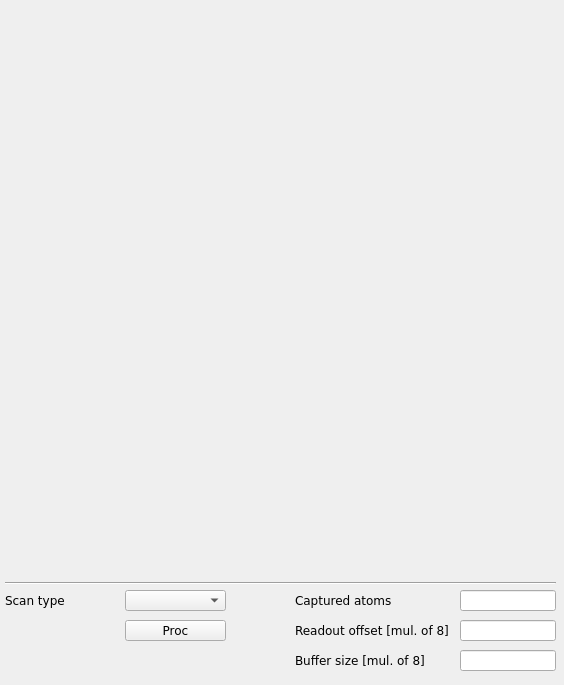
<?xml version="1.0" encoding="UTF-8"?>
<ui version="4.0">
 <class>ADC</class>
 <widget class="QMainWindow" name="ADC">
  <property name="geometry">
   <rect>
    <x>0</x>
    <y>0</y>
    <width>564</width>
    <height>685</height>
   </rect>
  </property>
  <property name="sizePolicy">
   <sizepolicy hsizetype="Minimum" vsizetype="Minimum">
    <horstretch>0</horstretch>
    <verstretch>0</verstretch>
   </sizepolicy>
  </property>
  <property name="windowTitle">
   <string/>
  </property>
  <widget class="QWidget" name="centralwidget">
   <widget class="caCartesianPlot" name="adc">
    <property name="geometry">
     <rect>
      <x>9</x>
      <y>9</y>
      <width>546</width>
      <height>561</height>
     </rect>
    </property>
    <property name="sizePolicy">
     <sizepolicy hsizetype="MinimumExpanding" vsizetype="MinimumExpanding">
      <horstretch>0</horstretch>
      <verstretch>2</verstretch>
     </sizepolicy>
    </property>
    <property name="font">
     <font>
      <family>Sans</family>
      <pointsize>8</pointsize>
     </font>
    </property>
    <property name="Title" stdset="0">
     <string notr="true">ADC data @ 250 MHz</string>
    </property>
    <property name="TitleX">
     <string notr="true">ADC samples</string>
    </property>
    <property name="TitleY">
     <string notr="true">ADC counts</string>
    </property>
    <property name="channels_1" stdset="0">
     <string notr="true">;$(BPM):adc.A</string>
    </property>
    <property name="color_1">
     <color>
      <red>255</red>
      <green>0</green>
      <blue>0</blue>
     </color>
    </property>
    <property name="channels_2" stdset="0">
     <string notr="true">;$(BPM):adc.B</string>
    </property>
    <property name="color_2">
     <color>
      <red>3</red>
      <green>0</green>
      <blue>255</blue>
     </color>
    </property>
    <property name="channels_3" stdset="0">
     <string notr="true">;$(BPM):adc.C</string>
    </property>
    <property name="color_3">
     <color>
      <red>31</red>
      <green>173</green>
      <blue>30</blue>
     </color>
    </property>
    <property name="channels_4" stdset="0">
     <string notr="true">;$(BPM):adc.D</string>
    </property>
    <property name="color_4">
     <color>
      <red>122</red>
      <green>12</green>
      <blue>114</blue>
     </color>
    </property>
    <property name="countNumOrChannel" stdset="0">
     <string notr="true"/>
    </property>
    <property name="triggerChannel" stdset="0">
     <string notr="true"/>
    </property>
    <property name="foreground">
     <color alpha="0">
      <red>255</red>
      <green>255</green>
      <blue>255</blue>
     </color>
    </property>
    <property name="gridColor">
     <color>
      <red>0</red>
      <green>0</green>
      <blue>0</blue>
     </color>
    </property>
    <property name="XaxisLimits">
     <string>0;100</string>
    </property>
    <property name="YaxisLimits">
     <string>-1000000;-900000</string>
    </property>
   </widget>
   <widget class="Line" name="line">
    <property name="geometry">
     <rect>
      <x>5</x>
      <y>575</y>
      <width>551</width>
      <height>16</height>
     </rect>
    </property>
    <property name="font">
     <font>
      <family>DejaVu Sans</family>
      <pointsize>9</pointsize>
     </font>
    </property>
    <property name="orientation">
     <enum>Qt::Horizontal</enum>
    </property>
   </widget>
   <widget class="QLabel" name="label_19">
    <property name="geometry">
     <rect>
      <x>295</x>
      <y>650</y>
      <width>156</width>
      <height>20</height>
     </rect>
    </property>
    <property name="font">
     <font>
      <family>DejaVu Sans</family>
      <pointsize>9</pointsize>
     </font>
    </property>
    <property name="text">
     <string>Buffer size [mul. of 8]</string>
    </property>
   </widget>
   <widget class="caTextEntry" name="adc_ngrp">
    <property name="geometry">
     <rect>
      <x>460</x>
      <y>650</y>
      <width>96</width>
      <height>21</height>
     </rect>
    </property>
    <property name="font">
     <font>
      <family>DejaVu Sans</family>
      <pointsize>10</pointsize>
     </font>
    </property>
    <property name="alignment">
     <set>Qt::AlignRight|Qt::AlignTrailing|Qt::AlignVCenter</set>
    </property>
    <property name="channel" stdset="0">
     <string notr="true">$(BPM):adc.NGRP</string>
    </property>
    <property name="maxValue">
     <double>10000.000000000000000</double>
    </property>
    <property name="minValue">
     <double>10.000000000000000</double>
    </property>
   </widget>
   <widget class="caMessageButton" name="camessagebutton">
    <property name="geometry">
     <rect>
      <x>125</x>
      <y>620</y>
      <width>101</width>
      <height>21</height>
     </rect>
    </property>
    <property name="font">
     <font>
      <family>DejaVu Sans</family>
      <pointsize>9</pointsize>
     </font>
    </property>
    <property name="text">
     <string>Proc</string>
    </property>
    <property name="flat">
     <bool>false</bool>
    </property>
    <property name="channel" stdset="0">
     <string notr="true">$(BPM):adc.PROC</string>
    </property>
    <property name="background">
     <color>
      <red>254</red>
      <green>217</green>
      <blue>188</blue>
     </color>
    </property>
    <property name="pressMessage">
     <string notr="true">1</string>
    </property>
   </widget>
   <widget class="QLabel" name="label_21">
    <property name="geometry">
     <rect>
      <x>5</x>
      <y>590</y>
      <width>101</width>
      <height>20</height>
     </rect>
    </property>
    <property name="font">
     <font>
      <family>DejaVu Sans</family>
      <pointsize>9</pointsize>
     </font>
    </property>
    <property name="styleSheet">
     <string notr="true">color: rgb(0, 0, 0);</string>
    </property>
    <property name="text">
     <string>Scan type</string>
    </property>
   </widget>
   <widget class="caMenu" name="adc_scan">
    <property name="geometry">
     <rect>
      <x>125</x>
      <y>590</y>
      <width>101</width>
      <height>21</height>
     </rect>
    </property>
    <property name="font">
     <font>
      <family>DejaVu Sans</family>
      <pointsize>9</pointsize>
     </font>
    </property>
    <property name="channel" stdset="0">
     <string notr="true">$(BPM):adc.SCAN</string>
    </property>
   </widget>
   <widget class="QLabel" name="label_23">
    <property name="geometry">
     <rect>
      <x>295</x>
      <y>590</y>
      <width>126</width>
      <height>20</height>
     </rect>
    </property>
    <property name="font">
     <font>
      <family>DejaVu Sans</family>
      <pointsize>9</pointsize>
     </font>
    </property>
    <property name="text">
     <string>Captured atoms</string>
    </property>
   </widget>
   <widget class="caTextEntry" name="tbtddcsynth_offs">
    <property name="geometry">
     <rect>
      <x>460</x>
      <y>620</y>
      <width>96</width>
      <height>21</height>
     </rect>
    </property>
    <property name="font">
     <font>
      <family>DejaVu Sans</family>
      <pointsize>10</pointsize>
     </font>
    </property>
    <property name="alignment">
     <set>Qt::AlignRight|Qt::AlignTrailing|Qt::AlignVCenter</set>
    </property>
    <property name="channel" stdset="0">
     <string notr="true">$(BPM):adc.OFFS</string>
    </property>
    <property name="fontScaleMode">
     <enum>caLineEdit::WidthAndHeight</enum>
    </property>
   </widget>
   <widget class="caTextEntry" name="tbtddcsynth_offs_2">
    <property name="geometry">
     <rect>
      <x>460</x>
      <y>590</y>
      <width>96</width>
      <height>21</height>
     </rect>
    </property>
    <property name="font">
     <font>
      <family>DejaVu Sans</family>
      <pointsize>10</pointsize>
     </font>
    </property>
    <property name="alignment">
     <set>Qt::AlignRight|Qt::AlignTrailing|Qt::AlignVCenter</set>
    </property>
    <property name="channel" stdset="0">
     <string notr="true">$(BPM):adc:captured_atoms</string>
    </property>
    <property name="fontScaleMode">
     <enum>caLineEdit::WidthAndHeight</enum>
    </property>
   </widget>
   <widget class="QLabel" name="label_22">
    <property name="geometry">
     <rect>
      <x>295</x>
      <y>620</y>
      <width>161</width>
      <height>20</height>
     </rect>
    </property>
    <property name="font">
     <font>
      <family>DejaVu Sans</family>
      <pointsize>9</pointsize>
     </font>
    </property>
    <property name="text">
     <string>Readout offset [mul. of 8]</string>
    </property>
   </widget>
  </widget>
 </widget>
 <customwidgets>
  <customwidget>
   <class>QwtPlot</class>
   <extends>QFrame</extends>
   <header>qwt_plot.h</header>
  </customwidget>
  <customwidget>
   <class>caMenu</class>
   <extends>QComboBox</extends>
   <header>caMenu</header>
  </customwidget>
  <customwidget>
   <class>caTextEntry</class>
   <extends>caLineEdit</extends>
   <header>caTextEntry</header>
  </customwidget>
  <customwidget>
   <class>caMessageButton</class>
   <extends>QPushButton</extends>
   <header>caMessageButton</header>
  </customwidget>
  <customwidget>
   <class>caLineEdit</class>
   <extends>QLineEdit</extends>
   <header>caLineEdit</header>
  </customwidget>
  <customwidget>
   <class>caCartesianPlot</class>
   <extends>QwtPlot</extends>
   <header>caCartesianPlot</header>
   <container>1</container>
  </customwidget>
 </customwidgets>
 <resources/>
 <connections/>
</ui>
